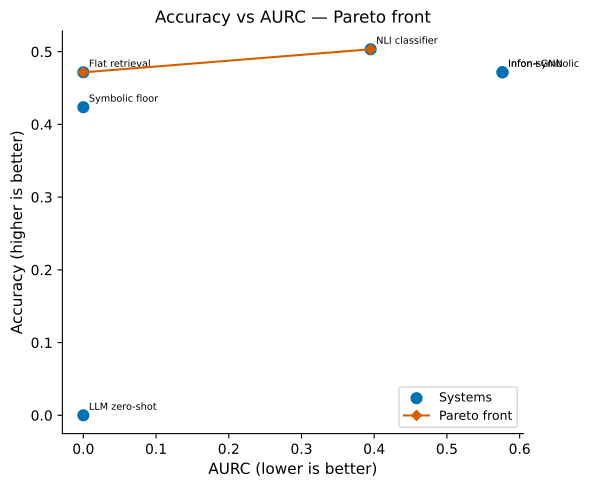

Write Python code to recreate this figure.
"""
pareto.py — Aggregate panel figure.

Reads aggregate_panel.json and produces a scatter plot of accuracy vs AURC
with a Pareto-front polyline (lower AURC and higher accuracy is better).

Usage:
    python pareto.py [--input PATH] [--output PATH]

Defaults:
    --input  paper/results/aggregate_panel.json
    --output paper/figures/pareto.pdf
"""

import argparse
import json
import os

import matplotlib
matplotlib.use("Agg")
import matplotlib.pyplot as plt
import numpy as np

# Color-blind-safe palette
POINT_COLOR = "#0072B2"
PARETO_COLOR = "#D55E00"

DISPLAY_NAMES = {
    "cognition_symbolic": "Infon-symbolic",
    "cognition_gnn": "Infon+GNN",
    "flat_retrieval": "Flat retrieval",
    "symbolic_floor": "Symbolic floor",
    "nli_classifier": "NLI classifier",
    "llm_zeroshot": "LLM zero-shot",
}


def parse_args() -> argparse.Namespace:
    parser = argparse.ArgumentParser(description="Produce pareto.pdf")
    parser.add_argument(
        "--input",
        default=os.path.join(
            os.path.dirname(__file__), "..", "results", "aggregate_panel.json"
        ),
        help="Path to aggregate_panel.json",
    )
    parser.add_argument(
        "--output",
        default=os.path.join(os.path.dirname(__file__), "pareto.pdf"),
        help="Path for output PDF",
    )
    return parser.parse_args()


def compute_pareto_front(systems: list[dict]) -> list[dict]:
    """Return systems on the Pareto front (maximise accuracy, minimise AURC)."""
    # Sort by accuracy descending, then AURC ascending
    sorted_systems = sorted(systems, key=lambda s: (-s["accuracy"], s["aurc"]))
    pareto: list[dict] = []
    min_aurc = float("inf")
    for s in sorted_systems:
        if s["aurc"] < min_aurc:
            pareto.append(s)
            min_aurc = s["aurc"]
    return pareto


def main() -> None:
    args = parse_args()

    with open(args.input, "r", encoding="utf-8") as fh:
        data = json.load(fh)

    systems: list[dict] = data["systems"]

    accuracies = [s["accuracy"] for s in systems]
    aurcs = [s["aurc"] for s in systems]
    names = [DISPLAY_NAMES.get(s["name"], s["name"].replace("_", " ")) for s in systems]

    pareto = compute_pareto_front(systems)
    pareto_sorted = sorted(pareto, key=lambda s: s["aurc"])
    pareto_aurc = [s["aurc"] for s in pareto_sorted]
    pareto_acc = [s["accuracy"] for s in pareto_sorted]

    fig, ax = plt.subplots(figsize=(6, 5))

    ax.scatter(aurcs, accuracies, color=POINT_COLOR, s=60, zorder=3, label="Systems")

    # Label each point
    for name, aurc, acc in zip(names, aurcs, accuracies):
        ax.annotate(
            name,
            xy=(aurc, acc),
            xytext=(4, 4),
            textcoords="offset points",
            fontsize=7,
        )

    # Pareto front polyline
    ax.plot(
        pareto_aurc,
        pareto_acc,
        color=PARETO_COLOR,
        linewidth=1.5,
        marker="D",
        markersize=5,
        label="Pareto front",
        zorder=4,
    )

    ax.set_xlabel("AURC (lower is better)", fontsize=11)
    ax.set_ylabel("Accuracy (higher is better)", fontsize=11)
    ax.set_title("Accuracy vs AURC — Pareto front", fontsize=12)
    ax.legend(fontsize=9, loc="lower right")
    ax.spines["top"].set_visible(False)
    ax.spines["right"].set_visible(False)

    fig.tight_layout()
    os.makedirs(os.path.dirname(os.path.abspath(args.output)), exist_ok=True)
    fig.savefig(args.output, format="pdf", bbox_inches="tight")
    plt.close(fig)


if __name__ == "__main__":
    main()
